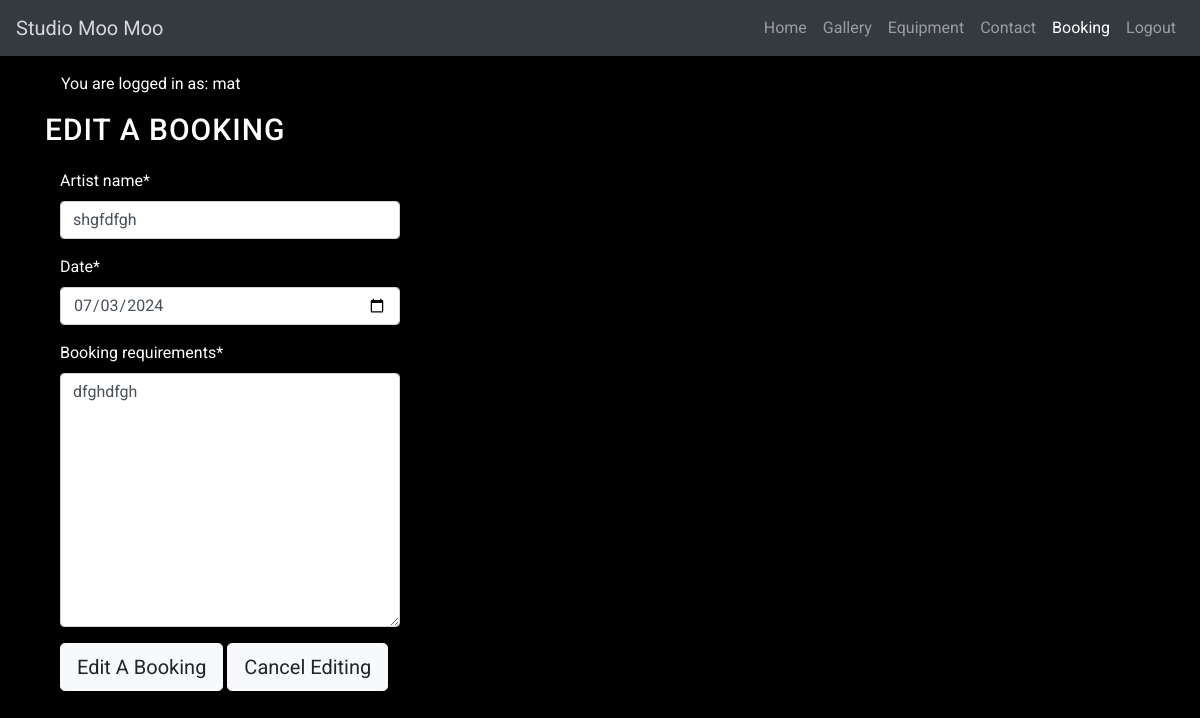
/edit_booking/111 (signed in), run on the app's committed database.
### booking/models.py (models this page shows, shortened)
class Booking(models.Model):
    user = models.ForeignKey(User, on_delete=models.CASCADE)
    artist_name = models.CharField(max_length=30)
    date = models.DateField()
    booking_requirements = models.CharField(max_length=700)

### booking/views.py (the view, shortened to what this page needs)
# urls.py: path('edit_booking/<int:booking_id>', views.edit_booking, name='edit_booking'),
def edit_booking(request, booking_id):
    queryset = Booking.objects.all()
    booking = get_object_or_404(queryset, pk=booking_id)
    booking_form = BookingForm(instance=booking)
    return render(
        request,
        "booking/booking_edit.html",
        {
            'booking_form' : booking_form,
        },
    )

### booking/forms.py
class BookingForm(forms.ModelForm):
    class Meta:
        model = Booking
        fields = ('artist_name','date','booking_requirements')
        widgets = {
            'nrtist_name': forms.Textarea(attrs={'cols': 60, 'rows': 1}),
            'date': forms.TextInput(attrs={'type': 'date'}),
            'booking_requirements': forms.Textarea()
        }

### booking/templates/booking/booking_edit.html (shortened to what this page needs)
{% extends "base.html" %} {% block title %} Studio Moo Moo {% endblock %}
{% load static %}
{% load crispy_forms_tags %}
{% block content %}
<body>
    <main class="flex-shrink-0 main-bg">
        {% if user.is_authenticated %}
        <p class="text-end m-3">You are logged in as: {{ user }}</p>
        {% else %}
        <p class="text-end m-3">You are not logged in</p>
        {% endif %}
    <div>
        <h1>Edit a Booking</h1>
        <div class="col-md-4 mb-4 mt-3">
          <div>
            {% if user.is_authenticated %}
            <form id="bookingForm" method="post"
              style="margin-top: 1.3em;">
              {{ booking_form | crispy }}
              <button id="BookingButton" type="submit"
                class="btn btn-lg btn-light">Edit A Booking</button>
              <button id="CancelButton" type="submit"
                class="btn btn-lg btn-light">Cancel Editing</button>
            </form>
            {% else %}
            <p>Log in to make a booking</p>
            {% endif %}
          </div>
        </div>
    </div>
</body>
</html>
{% endblock %}

### static/css/style.css (style rules this page uses)
body { min-height: 100vh; display: flex; flex-direction: column; background-color: #000000; color: #ffffff; font-family: 'roboto', Lucida Sans, monospace; }
h1, h2 { font-family: 'roboto', 'Lucida Sans'; font-size: 30px; color: #ffffff; text-transform: uppercase; letter-spacing: 1px; }

### data on the page
Booking: artist_name "shgfdfgh", date "07/03/2024", booking_requirements "dfghdfgh"

### other printed values
{{ user }} "mat"
